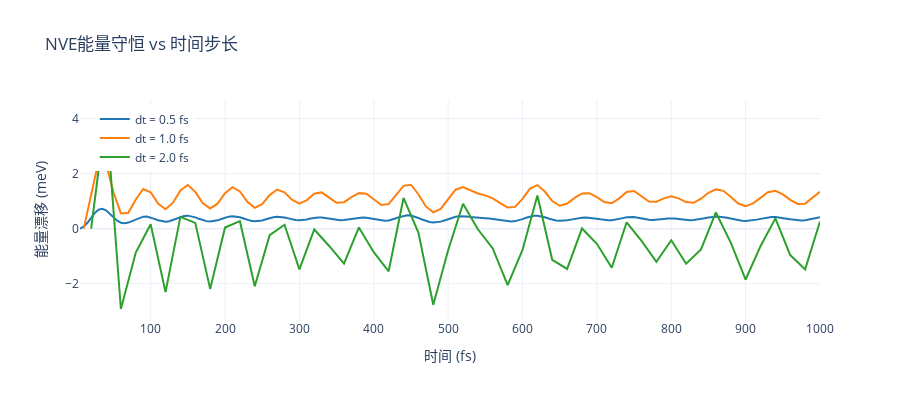

Notebook source saved alongside this figure:
### Code cell
# 可视化：能量守恒对比
fig = go.Figure()

for i, (dt, color) in enumerate(zip(dt_values, colors, strict=False)):
    ts, Ek, Ep, _ = data_series[dt]
    Et = Ek + Ep

    fig.add_trace(
        go.Scatter(
            x=ts,
            y=(Et - Et[0]) * 1000,  # 转换为meV
            mode="lines",
            name=f"dt = {dt} fs",
            line=dict(color=color, width=2),
        )
    )

fig.update_layout(
    title="NVE能量守恒 vs 时间步长",
    xaxis_title="时间 (fs)",
    yaxis_title="能量漂移 (meV)",
    template="plotly_white",
    height=400,
    legend=dict(x=0.02, y=0.98),
)
pshow(fig)

print("\n观察：")
print("1. 较小的时间步长（0.5 fs）能量守恒最好")
print("2. 即使dt=2.0 fs，能量漂移仍然很小（<1 meV/ps）")
print("3. 这证明了Velocity-Verlet的稳健性")
